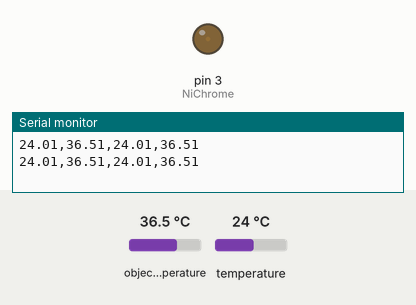
Recording of a sketch running on a simulated Arduino Uno, built with avr-gcc and run on an emulated ATmega328P. Shown: output pins drawn as LEDs (lit = HIGH), the last lines printed to the serial monitor. Inputs (shaded band) come from the test bench; at power-on: object temperature 36.5 °C, temperature 24 °C.

Above: at 1.2 s.
1.3 s: object temperature set to 32 °C
4.3 s: object temperature set to 39 °C
5.8 s: object temperature set to 20 °C
At 6.6 s:
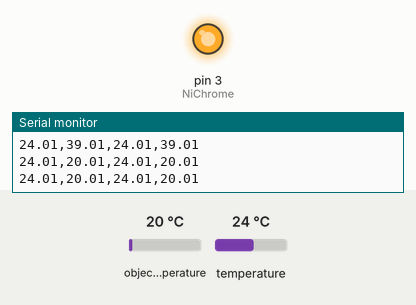
7.3 s: object temperature set to 27.5 °C
8.8 s: object temperature set to 28.3 °C
At 13.08 s:
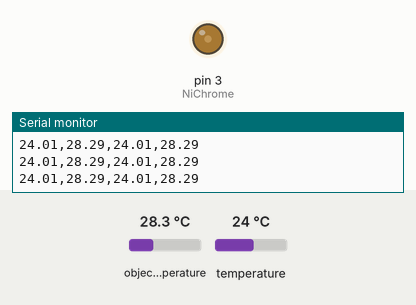
At 33.96 s:
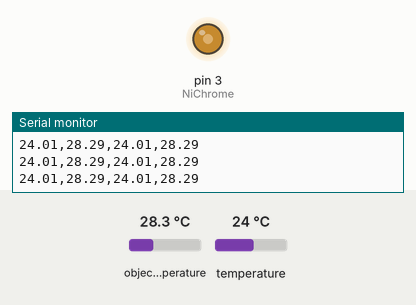
Timing chart, 0 to 35.6 s (numbered marks = the images above; inputs shaded):
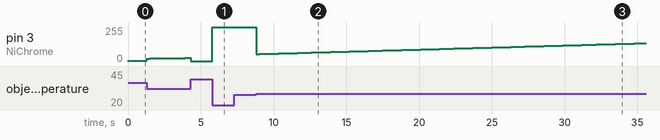

Measured:
- the behaviour switches between 27.9 and 28 °C on object temperature (found by bisection; images 1 and 2)
- after the input at 5.8 s, pin 3 (NiChrome): 0/255 → 255/255 at once
- after the input at 8.8 s, pin 3 (NiChrome): 255/255 → 52/255 at once, → 53/255 0.21 s later, → 54/255 0.33 s later, → 55/255 0.33 s later, … (83 changes in this stretch)

The sketch:

Code.ino
```cpp
//---------------------------------------------------------------
// --- Code written by Conan Mercer 2018. National University of Ireland Galway
// --- For microcontrol of temperature in microfluidic channel using non-contact
// --- infrared sensors (MLX90614xDCI)
//---------------------------------------------------------------

//---------------------------------------------------------------
// --- Libraries
//---------------------------------------------------------------
#include <PID_v1.h>
#include <Wire.h>
#include <Adafruit_MLX90614.h>

//---------------------------------------------------------------
// --- Variables and settings
//---------------------------------------------------------------

Adafruit_MLX90614 IR_1 = Adafruit_MLX90614(0x5A); // Initialise two IR sensors
Adafruit_MLX90614 IR_2 = Adafruit_MLX90614(0x3B); // mapped to two different addresses
const int NiChrome = 3; // Nichrome connected to MOSFET gate
bool T1Enable = false;
bool T2Enable = false;
double TEMP;
int Tset = 37;  // Temperature set point
double aggKp = 4, aggKi = 0.4, aggKd = 8;     // PID values
double consKp = 6, consKi = 0.1, consKd = 8;
double Setpoint, Input, Output;
PID myPID(&Input, &Output, &Setpoint, aggKp, aggKi, aggKd, DIRECT);
const int sampleRate = 1;
const long serialPing = 500;
unsigned long now = 0;
unsigned long lastMessage = 0;
void setup() {
  IR_1.begin(); // Initialise two IR sensors
  IR_2.begin();
  TEMP = IR_1.readObjectTempC();
  Input = map(TEMP, 0, 1024, 0, 255);
  Setpoint = 30;
  Serial.begin(9600);
  myPID.SetMode(AUTOMATIC);
  myPID.SetSampleTime(sampleRate);
  lastMessage = millis();
}
void loop() {
  Setpoint = Tset-0.4; // Temperature set point offset value
  TEMP = IR_1.readObjectTempC();
  Input = map(TEMP, 0, 255, 0, 255);
  double gap = abs(Setpoint - Input);
  myPID.SetTunings(aggKp, aggKi, aggKd);
  myPID.Compute();
  now = millis();
  if (gap < 9) {
    T2Enable = false;
    T1Enable = true;
  }
  if (T1Enable) {
    analogWrite(NiChrome, Output);  // Control heating with PID controller
  }
  if (gap > 9) {
    T1Enable = false;
    T2Enable = true;
  }
  if (T2Enable) {
    analogWrite(NiChrome, 255); // Heat wire at max power
  }
  if (now - lastMessage > serialPing) {
    Serial.print(IR_1.readAmbientTempC()); //Print temperature values to serial
    Serial.print(",");
    Serial.print(IR_1.readObjectTempC());
    Serial.print(",");
    Serial.print(IR_2.readAmbientTempC());
    Serial.print(",");
    Serial.print(IR_2.readObjectTempC());
    Serial.println();
    lastMessage = now;
  }
}
```
